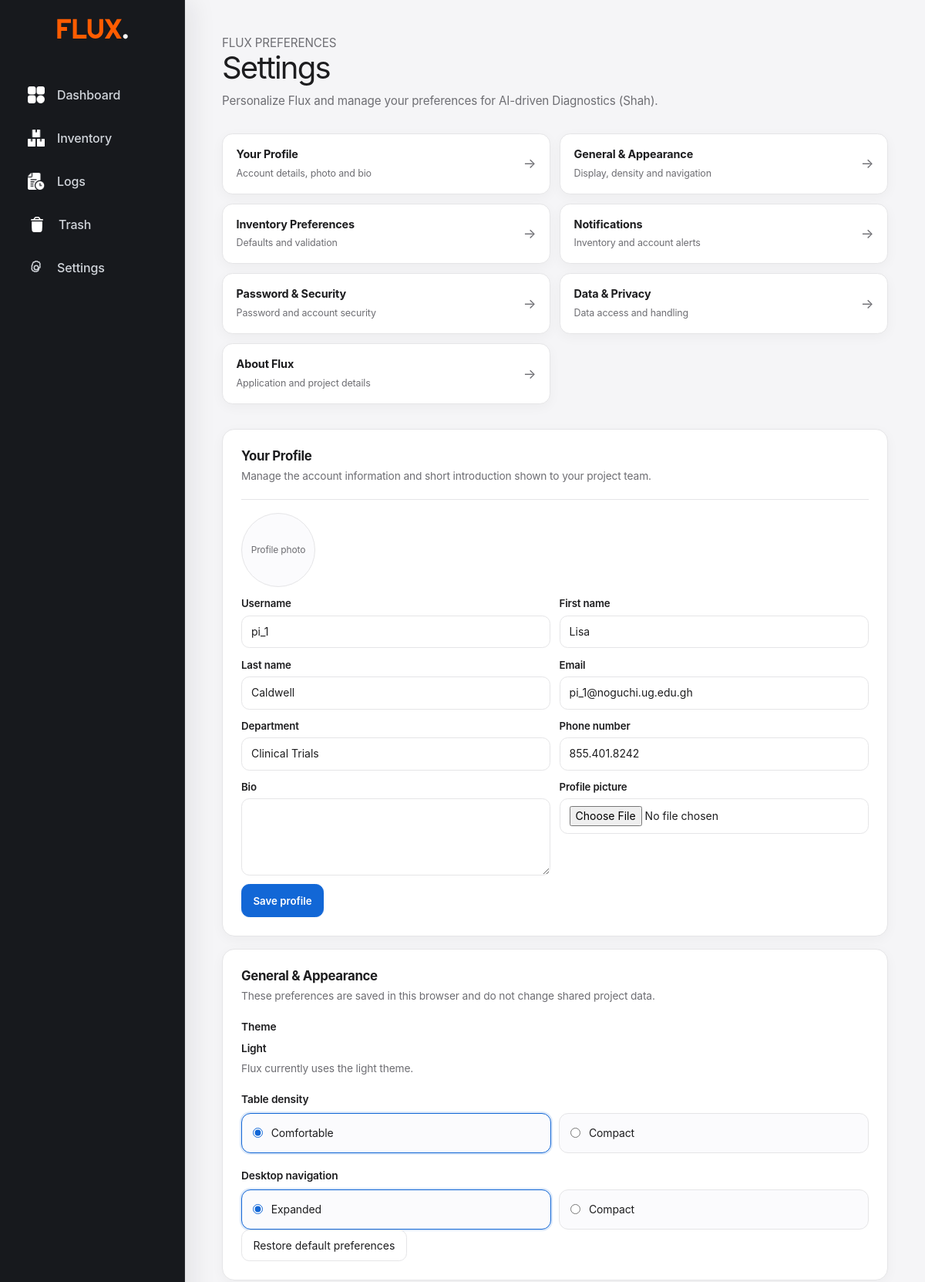
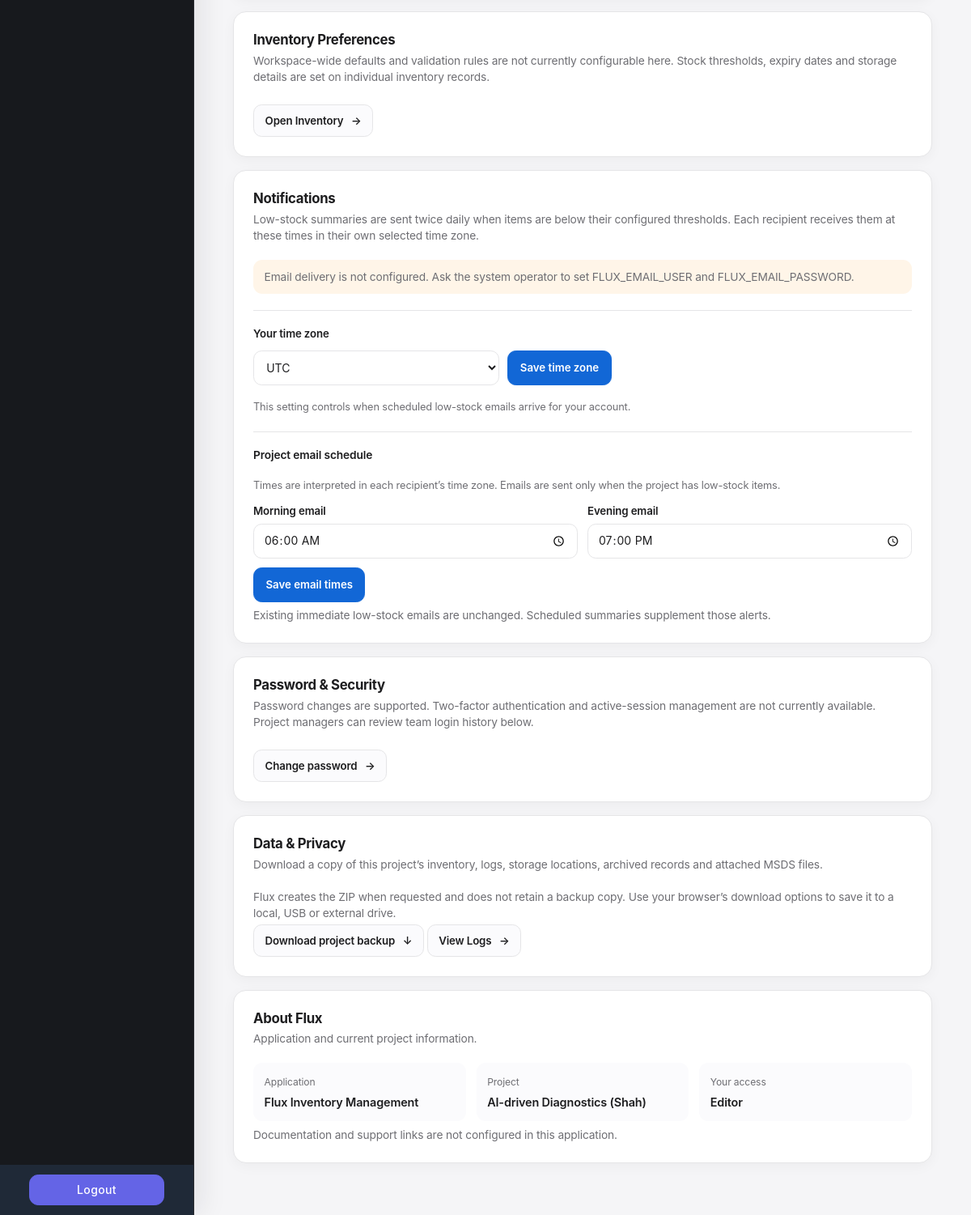
Screenshot of /settings/AI-driven Diagnostics (Shah)/ (signed in) with the database file from the repository (2 pictures, top to bottom).
### inventory/models.py (models this page shows, shortened)
class Project(models.Model):
    name = models.CharField(max_length=255, unique=True)
    project_manager = models.ForeignKey(
            User,
            on_delete=models.CASCADE,
            related_name='managed_projects',
            null=True,
            blank=True
    )
    project_editors = models.ManyToManyField(
            User,
            related_name='edited_projects',
            blank=True
    )
    project_members = models.ManyToManyField(
            User,
            related_name='member_projects',
            blank=True
    )
    created_at = models.DateTimeField(auto_now_add=True)
    updated_at = models.DateTimeField(auto_now=True)
    is_active = models.BooleanField(default=True)
    low_stock_morning_time = models.TimeField(default=time(6, 0))
    low_stock_evening_time = models.TimeField(default=time(19, 0))
    class Meta:
        ordering = ['name']
        verbose_name = 'Project'
        verbose_name_plural = 'Projects'

class UserProfile(models.Model):
    user = models.OneToOneField(
            User,
            on_delete=models.CASCADE,
            related_name='profile'
    )
    managed_projects = models.ManyToManyField(
            Project,
            related_name='managing_users',
            blank=True
    )
    department = models.CharField(max_length=100, blank=True)
    phone_number = models.CharField(max_length=20, blank=True)
    bio = models.CharField(max_length=500, blank=True)
    profile_picture = models.ImageField(
        upload_to=profile_picture_upload_path,
        blank=True,
        validators=[validate_profile_picture_size],
    )
    time_zone = models.CharField(max_length=64, default='UTC')
    created_at = models.DateTimeField(auto_now_add=True)
    updated_at = models.DateTimeField(auto_now=True)
    class Meta:
        verbose_name = 'User Profile'
        verbose_name_plural = 'User Profiles'

### inventory/views.py (the view, shortened to what this page needs)
@login_required
def project_settings(request, project_name):
    project = get_object_or_404(Project, name=project_name)
    has_access = (
        project.project_manager_id == request.user.id
        or project.project_editors.filter(id=request.user.id).exists()
        or project.project_members.filter(id=request.user.id).exists()
    )
    if not has_access:
        return render(request, 'inventory/403_page.html', status=403)
    can_manage_alert_schedule = (
        project.project_manager_id == request.user.id
        or project.project_editors.filter(id=request.user.id).exists()
    )
    profile, _ = UserProfile.objects.get_or_create(user=request.user)
    profile_form = UserProfileForm(user=request.user, instance=profile)
    can_view_login_history = project.project_manager_id == request.user.id
    login_events_page = None
    return render(request, 'inventory/settings.html', {
        'project': project,
        'projects': get_user_projects(request.user),
        'profile': profile,
        'profile_form': profile_form,
        'is_project_manager': project.project_manager_id == request.user.id,
        'can_view_login_history': can_view_login_history,
        'login_events_page': login_events_page,
        'time_zones': sorted(available_timezones()),
        'can_manage_alert_schedule': can_manage_alert_schedule,
        'email_alerts_configured': bool(settings.EMAIL_HOST_USER),
        **get_sidebar_urls(project_name),
    })

### inventory/templates/inventory/settings.html (shortened to what this page needs)
{% extends "inventory/base_inventory.html" %}
{% load static %}
{% block page_class %}settings-page{% endblock %}
{% block content %}
<div class="flux-settings" aria-labelledby="settingsTitle">
    <header class="flux-settings-header">
        <p class="dashboard-eyebrow">FLUX PREFERENCES</p>
        <h1 id="settingsTitle">Settings</h1>
        <p>Personalize Flux and manage your preferences for {{ project.name }}.</p>
    </header>
    <nav class="flux-settings-overview" aria-label="Settings sections">
        <a href="#profile">
            <span><strong>Your Profile</strong><small>Account details, photo and bio</small></span>
            <span aria-hidden="true">→</span>
        </a>
        <a href="#general-appearance">
            <span><strong>General &amp; Appearance</strong><small>Display, density and navigation</small></span>
            <span aria-hidden="true">→</span>
        </a>
        <a href="#inventory-preferences">
            <span><strong>Inventory Preferences</strong><small>Defaults and validation</small></span>
            <span aria-hidden="true">→</span>
        </a>
        <a href="#notifications">
            <span><strong>Notifications</strong><small>Inventory and account alerts</small></span>
            <span aria-hidden="true">→</span>
        </a>
        <a href="#password-security">
            <span><strong>Password &amp; Security</strong><small>Password and account security</small></span>
            <span aria-hidden="true">→</span>
        </a>
        <a href="#data-privacy">
            <span><strong>Data &amp; Privacy</strong><small>Data access and handling</small></span>
            <span aria-hidden="true">→</span>
        </a>
        <a href="#about-flux">
            <span><strong>About Flux</strong><small>Application and project details</small></span>
            <span aria-hidden="true">→</span>
        </a>
    </nav>
    <section class="flux-settings-section" id="profile" aria-labelledby="profileTitle">
        <h2 id="profileTitle">Your Profile</h2>
        <p>Manage the account information and short introduction shown to your project team.</p>
        <form class="flux-settings-form flux-profile-form" method="post" enctype="multipart/form-data">
            {% if profile.profile_picture %}
            <img class="flux-profile-picture" src="{{ profile.profile_picture.url }}" alt="Your profile picture">
            {% else %}
            <div class="flux-profile-picture flux-profile-picture-empty" aria-label="No profile picture">Profile photo</div>
            {% endif %}
            {% for field in profile_form %}
            {% if field.name != 'remove_profile_picture' %}
            <div class="flux-profile-field">
                <label for="{{ field.id_for_label }}">{{ field.label }}</label>
                {{ field }}
            </div>
            {% endif %}
            {% endfor %}
            <button type="submit" class="flux-settings-submit">Save profile</button>
        </form>
    </section>
    <section class="flux-settings-section" id="general-appearance" aria-labelledby="appearanceTitle">
        <h2 id="appearanceTitle">General &amp; Appearance</h2>
        <p>These preferences are saved in this browser and do not change shared project data.</p>
        <h3>Theme</h3>
        <p class="flux-settings-current-value">Light</p>
        <p class="flux-settings-help">Flux currently uses the light theme.</p>
        <h3>Table density</h3>
        <div class="flux-setting-options" role="radiogroup" aria-label="Table density">
            <label class="flux-setting-option">
                <input type="radio" name="density" value="comfortable" data-flux-density>
                <span>Comfortable</span>
            </label>
            <label class="flux-setting-option">
                <input type="radio" name="density" value="compact" data-flux-density>
                <span>Compact</span>
            </label>
        </div>
        <h3 class="mt-6">Desktop navigation</h3>
        <div class="flux-setting-options" role="radiogroup" aria-label="Desktop navigation width">
            <label class="flux-setting-option">
                <input type="radio" name="sidebar" value="expanded" data-flux-sidebar>
                <span>Expanded</span>
            </label>
            <label class="flux-setting-option">
                <input type="radio" name="sidebar" value="collapsed" data-flux-sidebar>
                <span>Compact</span>
            </label>
        </div>
        <button class="flux-settings-reset" type="button" data-flux-reset-preferences>Restore default preferences</button>
    </section>
    <section class="flux-settings-section" id="inventory-preferences" aria-labelledby="inventoryPreferencesTitle">
        <h2 id="inventoryPreferencesTitle">Inventory Preferences</h2>
        <p>Workspace-wide defaults and validation rules are not currently configurable here. Stock thresholds, expiry dates and storage details are set on individual inventory records.</p>
        <a class="flux-settings-action" href="{{ inventory_url }}">Open Inventory <span aria-hidden="true">→</span></a>
    </section>
    <section class="flux-settings-section" id="notifications" aria-labelledby="notificationsTitle">
        <h2 id="notificationsTitle">Notifications</h2>
        <p>Low-stock summaries are sent twice daily when items are below their configured thresholds. Each recipient receives them at these times in their own selected time zone.</p>
        {% if email_alerts_configured %}
        <p class="flux-settings-status">Email delivery is configured.</p>
        {% else %}
        <p class="flux-settings-warning">Email delivery is not configured. Ask the system operator to set FLUX_EMAIL_USER and FLUX_EMAIL_PASSWORD.</p>
        {% endif %}
        <form class="flux-settings-form" method="post">
            <label for="notificationTimeZone">Your time zone</label>
            <div class="flux-settings-inline-form">
                <select id="notificationTimeZone" name="time_zone" required>
                    {% for time_zone in time_zones %}
                    <option value="{{ time_zone }}" {% if profile.time_zone == time_zone %}selected{% endif %}>{{ time_zone }}</option>
                    {% endfor %}
                </select>
                <button type="submit" class="flux-settings-submit">Save time zone</button>
            </div>
            <p class="flux-settings-help">This setting controls when scheduled low-stock emails arrive for your account.</p>
        </form>
        <form class="flux-settings-form" method="post">
            <h3>Project email schedule</h3>
            <p class="flux-settings-help">Times are interpreted in each recipient’s time zone. Emails are sent only when the project has low-stock items.</p>
            <div class="flux-settings-schedule">
                <div>
                    <label for="morningTime">Morning email</label>
                    <input type="time" id="morningTime" name="morning_time" value="{{ project.low_stock_morning_time|time:'H:i' }}" required {% if not can_manage_alert_schedule %}disabled{% endif %}>
                </div>
                <div>
                    <label for="eveningTime">Evening email</label>
                    <input type="time" id="eveningTime" name="evening_time" value="{{ project.low_stock_evening_time|time:'H:i' }}" required {% if not can_manage_alert_schedule %}disabled{% endif %}>
                </div>
            </div>
            {% if can_manage_alert_schedule %}
            <button type="submit" class="flux-settings-submit">Save email times</button>
            {% else %}
            <p class="flux-settings-help">Only the project manager or an editor can change project email times.</p>
            {% endif %}
        </form>
        <p class="flux-settings-help">Existing immediate low-stock emails are unchanged. Scheduled summaries supplement those alerts.</p>
    </section>
    <section class="flux-settings-section" id="password-security" aria-labelledby="securityTitle">
        <h2 id="securityTitle">Password &amp; Security</h2>
        <p>Password changes are supported. Two-factor authentication and active-session management are not currently available. Project managers can review team login history below.</p>
        <a class="flux-settings-action" href="{% url 'change_password' %}">Change password <span aria-hidden="true">→</span></a>
    </section>
    <section class="flux-settings-section" id="data-privacy" aria-labelledby="dataPrivacyTitle">
        <h2 id="dataPrivacyTitle">Data &amp; Privacy</h2>
        <p>Download a copy of this project’s inventory, logs, storage locations, archived records and attached MSDS files.</p>
        <p class="flux-settings-help">Flux creates the ZIP when requested and does not retain a backup copy. Use your browser’s download options to save it to a local, USB or external drive.</p>
        <a class="flux-settings-action" href="{% url 'export_project_backup' project_name=project.name %}">
            Download project backup <span aria-hidden="true">↓</span>
        </a>
        <a class="flux-settings-action" href="{{ logs_url }}">View Logs <span aria-hidden="true">→</span></a>
    </section>
    <section class="flux-settings-section" id="about-flux" aria-labelledby="aboutFluxTitle">
        <h2 id="aboutFluxTitle">About Flux</h2>
        <p>Application and current project information.</p>
        <dl class="settings-project-details">
            <div><dt>Application</dt><dd>Flux Inventory Management</dd></div>
            <div><dt>Project</dt><dd>{{ project.name }}</dd></div>
            <div><dt>Your access</dt><dd>{% if user == project.project_manager %}Project manager{% elif user in project.project_editors.all %}Editor{% else %}Member{% endif %}</dd></div>
        </dl>
        <p class="flux-settings-help">Documentation and support links are not configured in this application.</p>
    </section>
</div>
{% endblock %}

### rows the page displays
Project: name "AI-driven Diagnostics (Shah)", morning_time "06:00", evening_time "19:00"
UserProfile: profile_form "Clinical Trials" "855.401.8242", time_zone "UTC"

### other values shown
{{ field.label }} "Username" "First name" "Last name" "Email" "Department" "Phone number" "Bio" "Profile picture"
